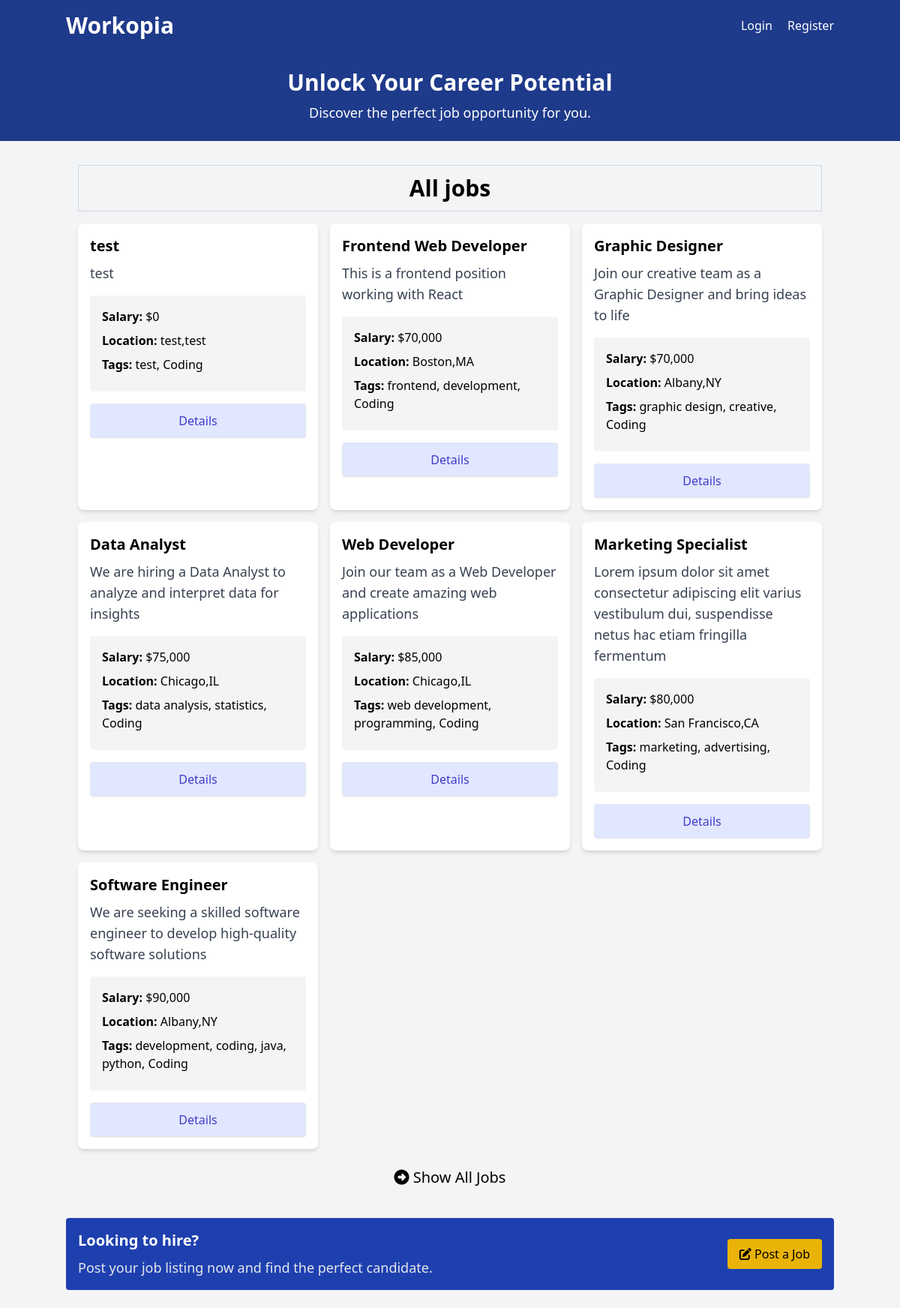
The page /listings on the database its author committed.
### tables this page shows
CREATE TABLE `listings` (
  `id` int NOT NULL AUTO_INCREMENT,
  `user_id` int NOT NULL,
  `title` varchar(255) NOT NULL,
  `description` longtext,
  `salary` varchar(45) DEFAULT NULL,
  `tags` varchar(255) DEFAULT NULL,
  `company` varchar(45) DEFAULT NULL,
  `address` varchar(255) DEFAULT NULL,
  `city` varchar(45) DEFAULT NULL,
  `state` varchar(45) DEFAULT NULL,
  `phone` varchar(45) DEFAULT NULL,
  `email` varchar(45) DEFAULT NULL,
  `requirements` longtext,
  `benefits` longtext,
  `created_at` timestamp NULL DEFAULT CURRENT_TIMESTAMP,
  PRIMARY KEY (`id`),
  KEY `fk_listings_users_idx` (`user_id`),
  CONSTRAINT `fk_listings_users` FOREIGN KEY (`user_id`) REFERENCES `users` (`id`) ON DELETE CASCADE ON UPDATE CASCADE
);

### App/controllers/ListingController.php (called while the page is built, shortened)
<?php
class ListingController{
    protected $db;
    public function __construct(){
        $config = require basePath('config/db.php');
        $this->db = new Database($config);
    }
    public function index(){
        $listings = $this->db->query("SELECT * FROM listings ORDER BY created_at DESC")->fetchAll();
        loadView('listings/index', [
            'listings' =>$listings
        ]);
    }
}

### public/index.php (called while the page is built, shortened)
<?php
require '../helpers.php';
$router = new Router();
$uri = parse_url($_SERVER['REQUEST_URI'], PHP_URL_PATH);
$router->route($uri);

### Framework/Database.php (called while the page is built, shortened)
<?php
class Database{
    public $conn;
public function __construct($config){
    $dsn = "mysql:host={$config['host']};port={$config['port']};dbname={$config['dbname']}";
    $options = [
        PDO::ATTR_ERRMODE => PDO::ERRMODE_EXCEPTION,
        PDO::ATTR_DEFAULT_FETCH_MODE => PDO::FETCH_OBJ
    ];
    try {
        $this->conn = new PDO($dsn, $config['username'], $config['password'], $options);
      } catch (PDOException $e) {
        throw new Exception("Database connection failed: {$e->getMessage()}");
      }
}
public function query($query, $params=[]){
  try{
    $sth = $this->conn->prepare($query);
    $sth->execute();
    return $sth;
  }catch(PDOException $e){
    throw new Exception("Query failed to execute: {$e->getMessage()}");
  }
}
}

### App/views/listings/index.view.php (the view, shortened to what this page needs)
<section>
 <div class="container mx-auto p-4 mt-4">
   <div class="text-center text-3xl mb-4 font-bold border border-gray-300 p-3">
   <?php if(isset($keywords)): ?>
     Search Results for: <?= htmlspecialchars($keywords) ?>
   <?php else: ?>
     All jobs
   <?php endif; ?>
   </div>
   <div class="grid grid-cols-1 md:grid-cols-3 gap-4 mb-6">
     <?php foreach($listings as $listing): ?>
     <div class="rounded-lg shadow-md bg-white">
       <div class="p-4">
         <h2 class="text-xl font-semibold"><?= $listing->title; ?></h2>
         <p class="text-gray-700 text-lg mt-2">
         <?= $listing->description; ?>
         </p>
         <ul class="my-4 bg-gray-100 p-4 rounded">
           <li class="mb-2"><strong>Salary: </strong><?= formatSalary($listing->salary); ?></li>
           <li class="mb-2">
             <strong>Location:</strong> <?= $listing->city; ?>,<?= $listing->state; ?>
           </li>
           <?php if(!empty($listing->tags)) : ?>
           <li class="mb-2">
             <strong>Tags:</strong> <span><?= $listing->tags; ?></span>,
             <span>Coding</span>
           </li>
           <?php endif; ?>
         </ul>
         <a href="/listings/<?= $listing->id; ?>"
           class="block w-full text-center px-5 py-2.5 shadow-sm rounded border text-base font-medium text-indigo-700 bg-indigo-100 hover:bg-indigo-200"
         >
           Details
         </a>
       </div>
     </div>
     <?php endforeach; ?>
   </div>
   <a href="/listings" class="block text-xl text-center">
     <i class="fa fa-arrow-alt-circle-right"></i>
     Show All Jobs
   </a>
 </section>

### Framework/Router.php (shortened to what this page needs)
<?php
class Router{
    protected $routes = [];
    public function registerRoute($method, $uri, $action, $middleware = []){
        list($controller, $controllerMethod) = explode('@', $action);
        $this->routes[] = [
            'method' => $method,
            'uri'    => $uri,
            'controller' => $controller,
            'controllerMethod' => $controllerMethod,
            'middleware' => $middleware
         ];
    }
     public function route($uri){
      $requestMethod = $_SERVER['REQUEST_METHOD'];
        foreach($this->routes as $route){
         $uriSegments = explode('/', trim($uri, '/'));
         $routeSegments = explode('/', trim($route['uri'], '/'));
         if(count($uriSegments) === count($routeSegments) && strtoupper($route['method'] === $requestMethod)){
            $params = [];
            $match = true;
            for($i = 0; $i < count($uriSegments); $i++){
               if($routeSegments[$i] !== $uriSegments[$i] && !preg_match('/\{(.+?)\}/', $routeSegments[$i])){
                  $match = false;
                  break;
               }
            }
            if($match){
                $controllerMethod = $route['controllerMethod'];
                $controllerInstance = new $controller();
                $controllerInstance->$controllerMethod($params);
                return;
            }
         }
        }
     }
}

### public/css/style.css (style rules this page uses)
html { line-height: 1.5; -webkit-text-size-adjust: 100%; -moz-tab-size: 4; -o-tab-size: 4; tab-size: 4; font-family: ui-sans-serif, system-ui, -apple-system, BlinkMacSystemFont, "Segoe UI", Roboto, "Helvetica Neue", Arial, "Noto Sans", sans-serif, "Apple Color Emoji", "Segoe UI Emoji", "Segoe UI Symbol", "Noto Color Emoji"; font-feature-settings: normal; font-variation-settings: normal; }
body { margin: 0; line-height: inherit; }
h1, h2, h3, h4, h5, h6 { font-size: inherit; font-weight: inherit; }
a { color: inherit; text-decoration: inherit; }
b, strong { font-weight: bolder; }
blockquote, dl, dd, h1, h2, h3, h4, h5, h6, hr, figure, p, pre { margin: 0; }
ol, ul, menu { list-style: none; margin: 0; padding: 0; }
.container { width: 100%; }
@media (min-width: 640px) { .container { max-width: 640px; } }
@media (min-width: 768px) { .container { max-width: 768px; } }
@media (min-width: 1024px) { .container { max-width: 1024px; } }
.mx-auto { margin-left: auto; margin-right: auto; }
.my-4 { margin-top: 1rem; margin-bottom: 1rem; }
.mb-2 { margin-bottom: 0.5rem; }
.mb-4 { margin-bottom: 1rem; }
.mb-6 { margin-bottom: 1.5rem; }
.mt-2 { margin-top: 0.5rem; }
.mt-4 { margin-top: 1rem; }
.block { display: block; }
.grid { display: grid; }
.w-full { width: 100%; }
.grid-cols-1 { grid-template-columns: repeat(1, minmax(0, 1fr)); }
.gap-4 { gap: 1rem; }
.rounded { border-radius: 0.25rem; }
.rounded-lg { border-radius: 0.5rem; }
.border { border-width: 1px; }
.border-gray-300 { --tw-border-opacity: 1; border-color: rgb(209 213 219 / var(--tw-border-opacity)); }
.bg-gray-100 { --tw-bg-opacity: 1; background-color: rgb(243 244 246 / var(--tw-bg-opacity)); }
.bg-indigo-100 { --tw-bg-opacity: 1; background-color: rgb(224 231 255 / var(--tw-bg-opacity)); }
.bg-white { --tw-bg-opacity: 1; background-color: rgb(255 255 255 / var(--tw-bg-opacity)); }
.p-3 { padding: 0.75rem; }
.p-4 { padding: 1rem; }
.px-5 { padding-left: 1.25rem; padding-right: 1.25rem; }
.py-2\.5 { padding-top: 0.625rem; padding-bottom: 0.625rem; }
.text-center { text-align: center; }
.text-3xl { font-size: 1.875rem; line-height: 2.25rem; }
.text-base { font-size: 1rem; line-height: 1.5rem; }
.text-lg { font-size: 1.125rem; line-height: 1.75rem; }
.text-xl { font-size: 1.25rem; line-height: 1.75rem; }
.font-bold { font-weight: 700; }
.font-medium { font-weight: 500; }
.font-semibold { font-weight: 600; }
.text-gray-700 { --tw-text-opacity: 1; color: rgb(55 65 81 / var(--tw-text-opacity)); }
.text-indigo-700 { --tw-text-opacity: 1; color: rgb(67 56 202 / var(--tw-text-opacity)); }
.shadow-md { --tw-shadow: 0 4px 6px -1px rgb(0 0 0 / 0.1), 0 2px 4px -2px rgb(0 0 0 / 0.1); --tw-shadow-colored: 0 4px 6px -1px var(--tw-shadow-color), 0 2px 4px -2px var(--tw-shadow-color); box-shadow: var(--tw-ring-offset-shadow, 0 0 #0000), var(--tw-ring-shadow, 0 0 #0000), var(--tw-shadow); }
.shadow-sm { --tw-shadow: 0 1px 2px 0 rgb(0 0 0 / 0.05); --tw-shadow-colored: 0 1px 2px 0 var(--tw-shadow-color); box-shadow: var(--tw-ring-offset-shadow, 0 0 #0000), var(--tw-ring-shadow, 0 0 #0000), var(--tw-shadow); }
@media (min-width: 768px) { .md\:grid-cols-3 { grid-template-columns: repeat(3, minmax(0, 1fr)); } }

### rows shown on the page
listings: title "test", description "test", salary "$0", city "test", state "test", tags "test"
listings: title "Frontend Web Developer", description "This is a frontend position working with React", salary "$70,000", city "Boston", state "MA", tags "frontend, development"
listings: title "Graphic Designer", description "Join our creative team as a Graphic Designer and bring ideas to life", salary "$70,000", city "Albany", state "NY", tags "graphic design, creative"
listings: title "Data Analyst", description "We are hiring a Data Analyst to analyze and interpret data for insights", salary "$75,000", city "Chicago", state "IL", tags "data analysis, statistics"
listings: title "Web Developer", description "Join our team as a Web Developer and create amazing web applications", salary "$85,000", city "Chicago", state "IL", tags "web development, programming"
listings: title "Marketing Specialist", description "Lorem ipsum dolor sit amet consectetur adipiscing elit varius vestibulum dui, suspendisse netus hac etiam fringilla fermentum", salary "$80,000", city "San Francisco", state "CA", tags "marketing, advertising"
listings: title "Software Engineer", description "We are seeking a skilled software engineer to develop high-quality software solutions", salary "$90,000", city "Albany", state "NY", tags "development, coding, java, python"
